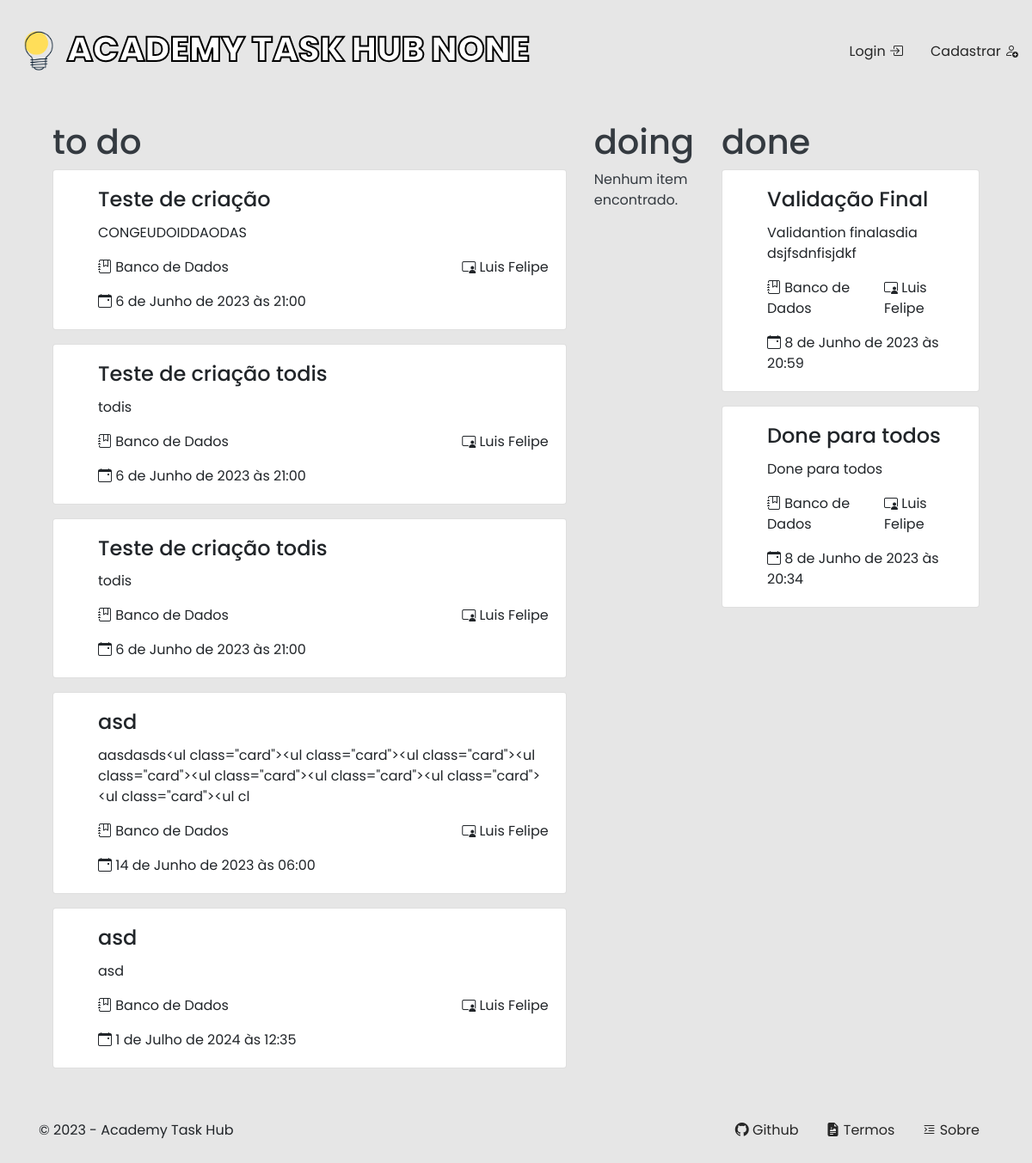
The page / on the database its author committed.
### apps/client/models.py (models this page shows, shortened)
class ItemList(models.Model):
    STATUS = (
        ('TODO', 'To Do'),
        ('DOING', 'Doing'),
        ('DONE', 'Done'),
    )
    TYPE = (
        ('P', 'Pessoal'),
        ('A', 'Para todos')
    )
    author = models.ForeignKey(User, on_delete=models.CASCADE)
    title = models.CharField(max_length=50)
    content = models.CharField(max_length=150)
    created_date = models.DateTimeField(auto_now_add=True)
    updated_date = models.DateTimeField(auto_now=True)
    due_date = models.DateTimeField()
    discipline = models.ForeignKey(Discipline, on_delete=models.CASCADE, blank=True, null=True)
    teacher = models.ForeignKey(Teacher, models.CASCADE, blank=True, null=True)
    status = models.CharField(max_length=5, choices=STATUS)
    type = models.CharField(max_length=1, choices=TYPE)

class Discipline(models.Model):
    name = models.CharField(max_length=20)
    is_technical_area = models.BooleanField()
    def __str__ (self) -> str:
        return self.name

class Teacher(models.Model):
    name = models.CharField(max_length=20)
    def __str__ (self) -> str:
        return self.name

### apps/home/views.py (the view, shortened to what this page needs)
# urls.py: path('', views.home, name='home'),
def home(request):
    if request.method == 'GET':
        atual_date = datetime.today().strftime("%Y-%m-%d")
        item_list_todo = ItemList.objects.filter(type='A').filter(status='TODO').order_by('due_date')
        item_list_doing = ItemList.objects.filter(due_date=atual_date).filter(status='DOING').order_by('-due_date')
        item_list_done = ItemList.objects.filter(type='A').filter(status='DONE').order_by('-due_date')
        return render(request, 'pages/home.html', context={
            'atual_date': atual_date,
            'item_list_todo': item_list_todo,
            'item_today': item_list_doing,
            'item_list_done': item_list_done,
        })

### apps/home/templates/pages/home.html
{% extends 'base.html' %}
{% load static %}
{% block body %}
    <section class="container section text-white d-flex justify-content-between align-items-start">
        <main class="to-do p-3 d-flex justify-content-center flex-column text-dark">
            <h1>to do</h1>
            {% for item in item_list_todo %}
                {% include '../partials/card-item.html' %}
            {% empty %}
                <p>Nenhum item encontrado.</p>
            {% endfor %}
        </main>
        <main class="doing p-3 d-flex justify-content-center flex-column text-dark">
            <h1>doing</h1>
            {% for item in item_list_doing %}
                {% include '../partials/card-item.html' %}
            {% empty %}
                <p>Nenhum item encontrado.</p>
            {% endfor %}
        </main>
        <main class="done p-3 d-flex justify-content-center flex-column text-dark">
            <h1>done</h1>
            {% for item in item_list_done %}
                {% include '../partials/card-item.html' %}
            {% empty %}
                <p>Nenhum item encontrado.</p>
            {% endfor %}
        </main>
    </section>
{% endblock body %}

### apps/home/templates/partials/card-item.html
<ul class="card" style="min-width: 300px;">
    <li class="card-body">
        <h4 class="card-title">{{ item.title }}</h4>
        <p class="card-text">{{ item.content }}</p>
        <div class="more d-flex justify-content-between">
            <p><i class="bi bi-journal-bookmark"></i> {{ item.discipline }}</p>
            <p><i class="bi bi-person-video3"></i> {{ item.teacher }}</p>
        </div>
        <p class="card-text"><i class="bi bi-calendar-event"></i> {{ item.due_date }}</p>
    </li>
</ul>

### templates/static/css/style.css (style rules this page uses)
ul li { list-style: none; }
body { background-color: #e6e6e6; }
.section { min-height: 80vh; }
* { font-family: 'Poppins', sans-serif; }
h1 { margin-top: 5px; }

### rows shown on the page
ItemList: title "Teste de criação", content "CONGEUDOIDDAODAS", discipline "Banco de Dados", teacher "Luis Felipe", due_date "6 de Junho de 2023 às 21:00"
ItemList: title "Teste de criação todis", content "todis", discipline "Banco de Dados", teacher "Luis Felipe", due_date "6 de Junho de 2023 às 21:00"
ItemList: title "Teste de criação todis", content "todis", discipline "Banco de Dados", teacher "Luis Felipe", due_date "6 de Junho de 2023 às 21:00"
ItemList: title "asd", content "aasdasds<ul class=\"card\"><ul class=\"card\"><ul class=\"card\"><ul class=\"card\"><ul class=\"card\"><ul class=\"card\"><ul class=\"card\"><ul class=\"card\"><ul cl", discipline "Banco de Dados", teacher "Luis Felipe", due_date "14 de Junho de 2023 às 06:00"
ItemList: title "asd", content "asd", discipline "Banco de Dados", teacher "Luis Felipe", due_date "1 de Julho de 2024 às 12:35"
ItemList: title "Validação Final", content "Validantion finalasdia dsjfsdnfisjdkf", discipline "Banco de Dados", teacher "Luis Felipe", due_date "8 de Junho de 2023 às 20:59"
ItemList: title "Done para todos", content "Done para todos", discipline "Banco de Dados", teacher "Luis Felipe", due_date "8 de Junho de 2023 às 20:34"

### other values the page prints
{{ user.id }} "NONE"
